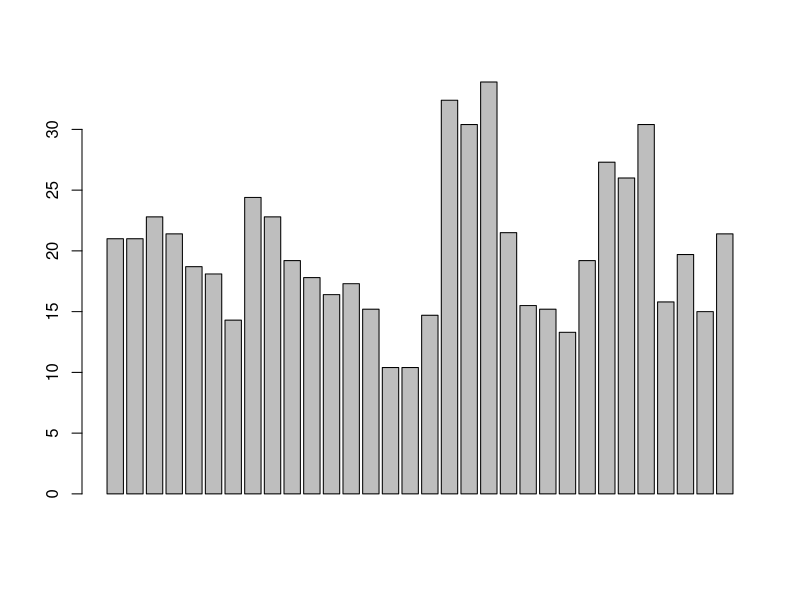
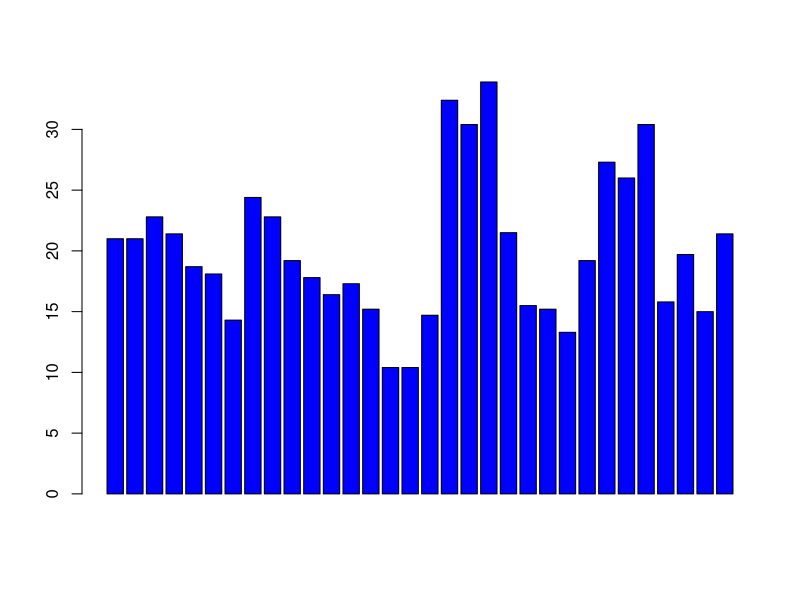
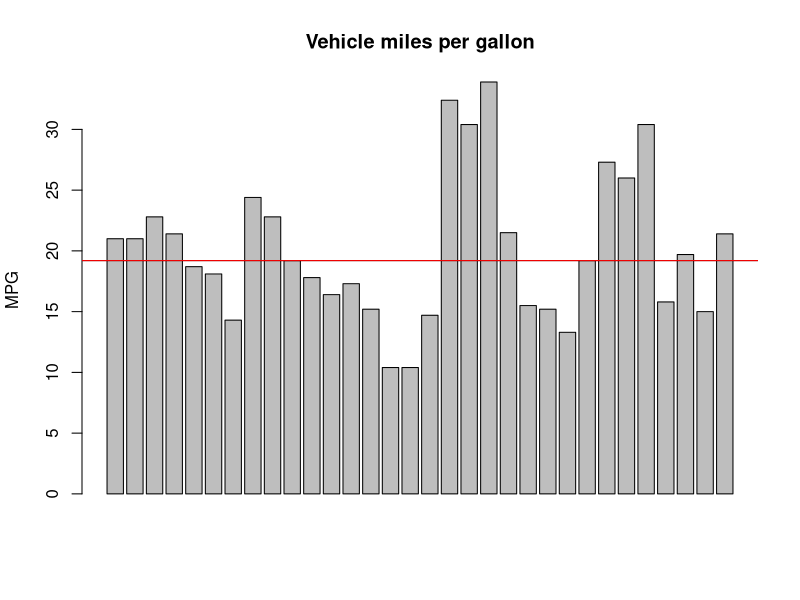
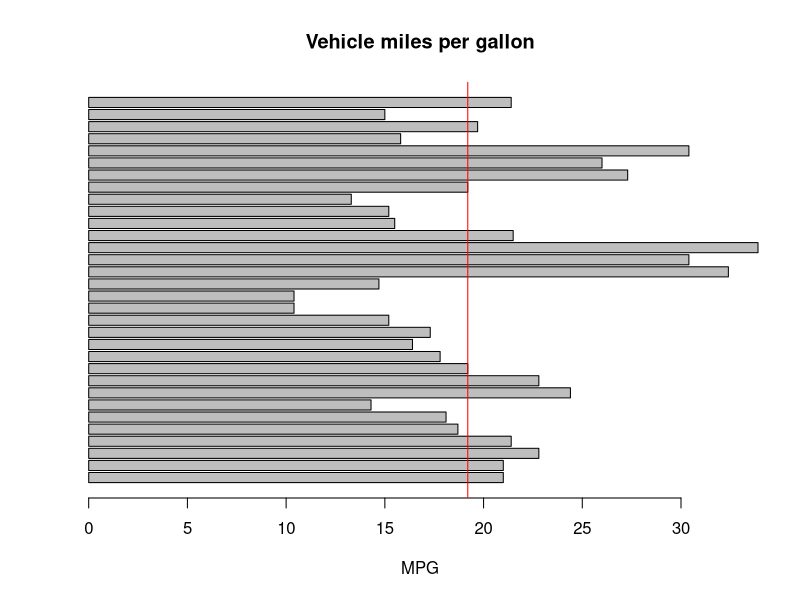
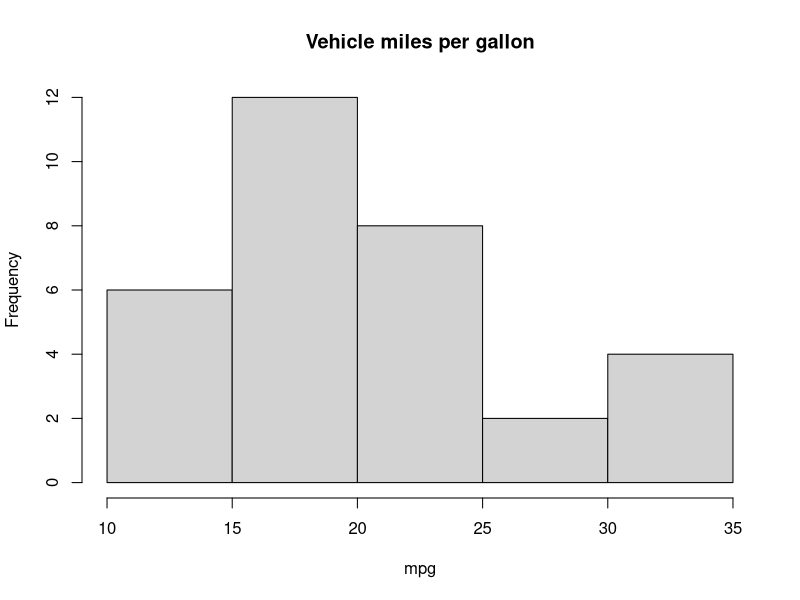
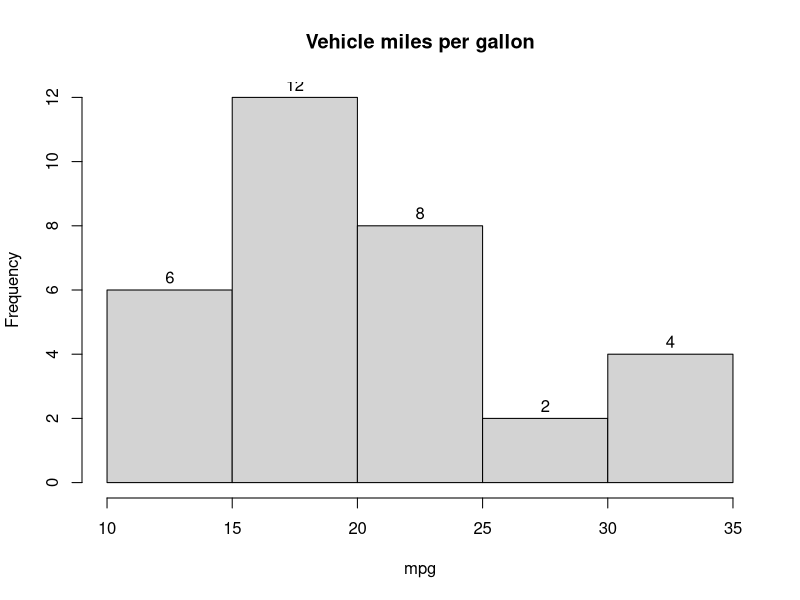
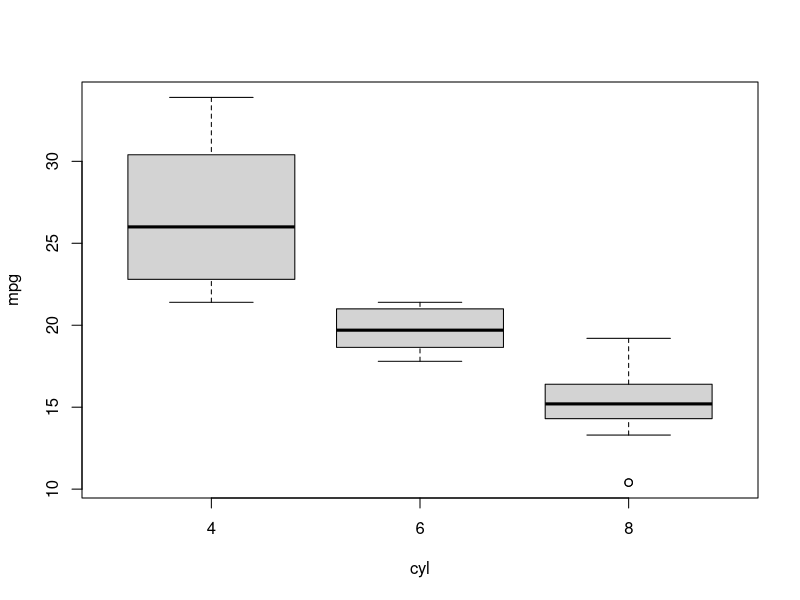
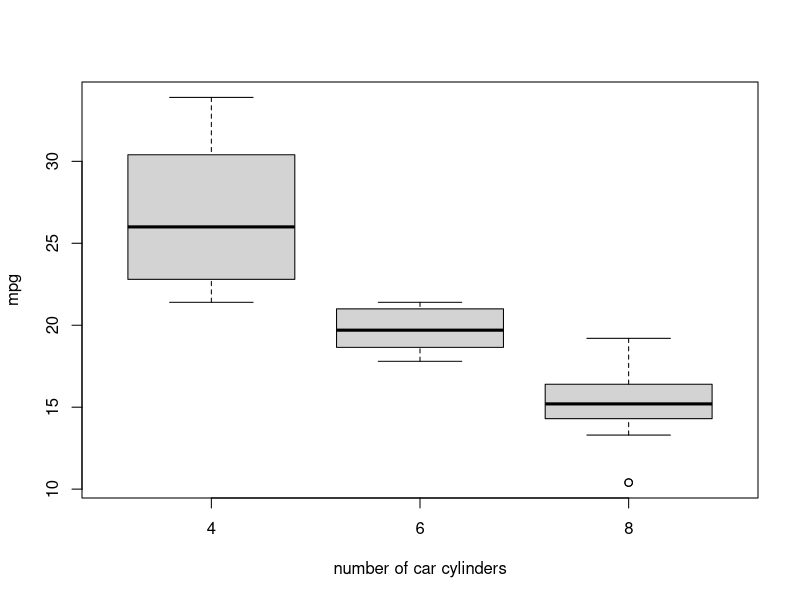

These charts were generated, in order, by the following R code: (Note: this script raises an error after producing the figures.)
library(ggplot2)
library(reshape2)

#### load mtcars
data(mtcars)

#### lets take a look at the data and its structure
str(mtcars)
head(mtcars)
View(mtcars)

#### Before we starts plotting the data, notice that we have a few fields that
#### are numeric, but we probably won't use for measuring. We'll be using them
#### for grouping, categorizing, so convert those into factors
mtcars$cyl <- as.factor(mtcars$cyl)
mtcars$vs <- as.factor(mtcars$vs)
mtcars$am <- as.factor(mtcars$am)

#### simple bar chart
barplot(mtcars$mpg)

### change the color
barplot(mtcars$mpg, col = "Blue")

#### add labels
barplot(mtcars$mpg, main = "Vehicle miles per gallon", ylab= "MPG")

### add a line to show where the mean is
abline(h = median(mtcars$mpg))

### change the color of the line
abline(h = median(mtcars$mpg), col = "Red")

### make it horizontal, change measure label to x axis 
barplot(mtcars$mpg, main = "Vehicle miles per gallon", xlab= "MPG", horiz = TRUE)

### lets add the line again
abline(v = median(mtcars$mpg), col = "Red")

### now lets do a histogram
hist(mtcars$mpg, main = "Vehicle miles per gallon", xlab= "mpg", ylab = "Frequency")

### Add data values at top of bars
hist(mtcars$mpg, main = "Vehicle miles per gallon", xlab= "mpg",
     ylab = "Frequency", labels = TRUE)

#### What if we want to split data into categories? Let's make a boxplot
boxplot(mpg ~ cyl, data=mtcars)

###  now let's add labels
boxplot(mpg ~ cyl, data=mtcars, 
        xlab = "number of car cylinders", 
        ylab = "mpg")


### What if we want to see the relationship between two numeric variables?
#### Let's make a scatter plot
plot(mtcars$hp, mtcars$mpg, xlab = "horsepower", ylab = "mpg",
     main = "MPG vs horsepower")

### lets make the points a specific color
plot(mtcars$hp, mtcars$mpg, xlab = "horsepower", ylab = "mpg",
     main = "MPG vs horsepower", col = "Red")

#### let's adjust the shapes of the points
plot(mtcars$hp, mtcars$mpg, xlab = "Horsepower", ylab = "mpg",
     main = "MPG vs horsepower", col = "Red", pch = 15)


#### lets adjust the color according to whether the car is an automatic or manual
plot(mtcars$hp, mtcars$mpg, xlab = "Horsepower", ylab = "mpg",
     main = "MPG vs horsepower", col = mtcars$am, pch = 15)

### lets adjust the size of the pointes
plot(mtcars$hp, mtcars$mpg, xlab = "horsepower", ylab = "mpg",
     main = "MPG vs horsepower", col = mtcars$am, pch = 15, cex = 0.5)

#### now let's add a regression line
plot(mtcars$hp, mtcars$mpg, xlab = "horsepower", ylab = "mpg",
           main = "MPG vs horsepower", col = mtcars$am, pch = 15, cex = 1, 
           abline(lm(mtcars$mpg ~ mtcars$hp)))

#### make it a dotted line
plot(mtcars$hp, mtcars$mpg, xlab = "horsepower", ylab = "mpg",
           main = "MPG vs horsepower", col = mtcars$am, pch = 15, cex = 1, 
           abline(lm(mtcars$mpg ~ mtcars$hp), lty = 2))

### lastly, let's add a legend
legend("topright", legend = c("Automatic", "Manual"),
       col = c("Black", "Red"), pch = 15)

#### let's read in a new dataset
vacants <- read.csv(file = "stl_vacants.csv")

### take a look at it
str(vacants)
View(vacants)

### to calculate the total number of vacants by year across
### the city, use aggregate
total_by_year <- aggregate(Number ~ Year, vacants, sum)

#### how would you make a barplot of total_by_year?


#### now let's add some year labels on the x axis
barplot(total_by_year$Number, names.arg = total_by_year$Year)

### now let's try a different type of chart
plot(total_by_year$Year, total_by_year$Number, type = "l")

### what if we want to plot multiple lines?

#### let's load the ggplot2 library, which can make much more attractive charts
library(ggplot2)

#### let's make a multi-line
ggplot(vacants, aes(x = Year, y = Number, group = Region, col = Region))
  + geom_line()

### now lets do a stacked bar chart
ggplot(vacants, aes(x = Year, y = Number, group = Region,
                    fill = Region)) + geom_bar(stat = "identity")

#### Lastly, let's slice out north st. louis and make a bar or line chart
### in ggplot. Your choice.


### A few more ggplot examples
### bar chart
data(tips)

# Creating a new data frame from tip that has an average tip grouped by time
average_tip <- aggregate(list(Tip = tips$tip), list(Time = factor(tips$time)), mean)

# Basic barchart
ggplot(average_tip, aes(x = Time, y = Tip, fill = Time)) + geom_bar(stat = "identity")

# Can tell R we don't want the legend by adding + guides(fill = False)

# Adding another factor group to the axis (grouping by gender and meal)
average_tip_gender <- aggregate(list(Tip = tips$tip),
                        list(Time = factor(tips$time), Gender = factor(tips$sex)), mean)

#### round the tip 
average_tip_gender$Tip <- round(average_tip_gender$Tip, 2)

tip_gender <- ggplot(average_tip_gender, aes(x = Time, y = Tip,
                  fill = Gender)) + geom_bar(stat = "identity")

tip_gender

# Not quite what we're looking for, likely 

# Change position to dodge
tip_gender <- ggplot(average_tip_gender, aes(x = Time, y = Tip,
                fill = Gender)) + geom_bar(stat = "identity", position = "dodge")

tip_gender

# Give our graph a title
tip_gender <- tip_gender + ggtitle("Average Tips by Meal")
tip_gender

# Give the axes titles
tip_gender <- tip_gender + xlab("Meal") + ylab("Dollars Tipped")
tip_gender

# Add the values to the top of the barchart
tip_gender <- tip_gender + geom_text(aes(label=Tip), position=position_dodge(width=0.9), vjust=-.25)
tip_gender

### other datasets to play with. R has dozens of built-in datasets,
### such as USArrests, tips. txhousing
data()

### 2017 city of st. Louis crimes
read.csv("2017_stl_crimes.csv")

### Or, use your own data.